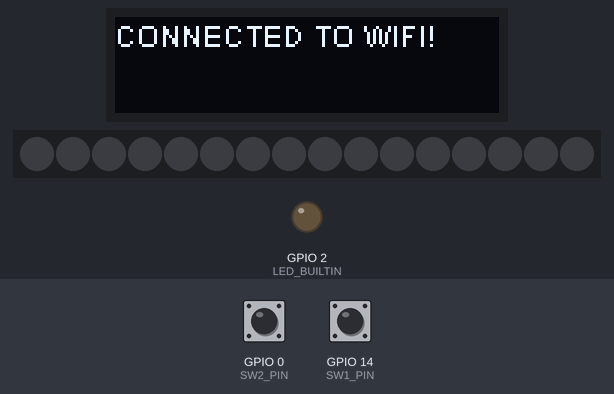
Recording of a program running on a simulated ESP8266 (Wemos D1 mini). On the bench: 128×32 one-colour display, 16 RGB LEDs in strip order, left to right, output pins drawn as LEDs (lit = HIGH, except the on-board LED, lit = LOW). Inputs (shaded band) come from the test bench; at power-on: GPIO 0 (SW2_PIN) HIGH, GPIO 14 (SW1_PIN) HIGH. WiFi joins after 1.5 s; servers stay silent unless stated; network time is answered at once with the bench clock; the local clock reads 2024-03-15 10:24:30 at power-on unless the program sets it; what the program prints to the serial monitor is not drawn.

Above: at 1.7 s.
3.3 s: GPIO 0 (SW2_PIN) pulled LOW for 0.15 s
At 5.1 s:
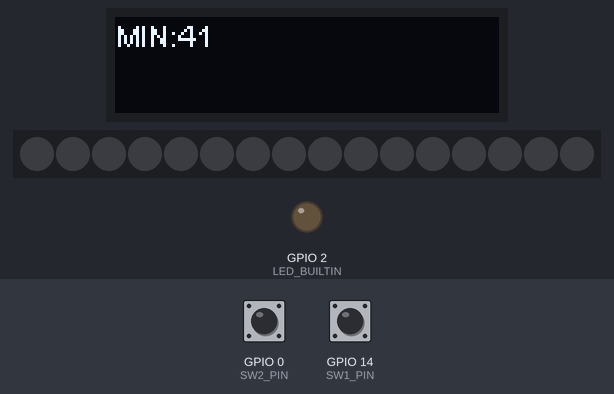
5.4 s: GPIO 14 (SW1_PIN) pulled LOW for 1 s
At 7.1 s:
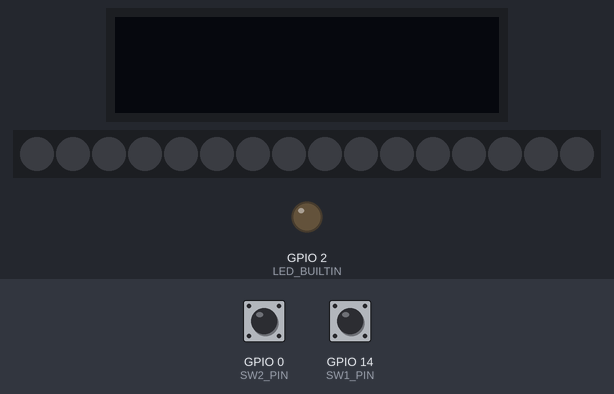
7.9 s: GPIO 0 (SW2_PIN) pulled LOW for 1 s
At 9.8 s:
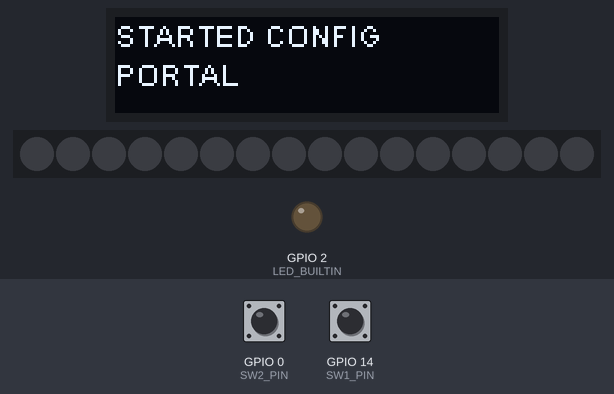
10.4 s: GPIO 14 (SW1_PIN) pulled LOW for 3.2 s
At 11.67 s:
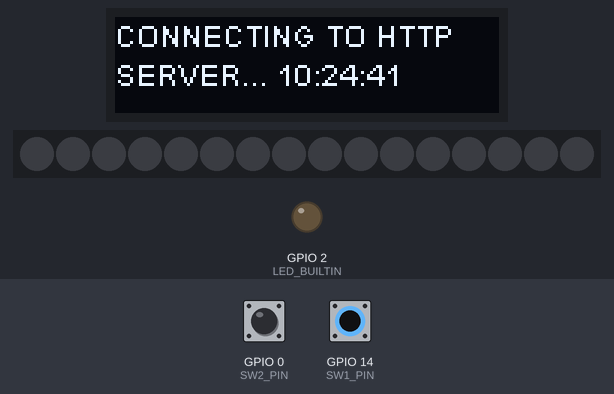
15.1 s: GPIO 14 (SW1_PIN) pulled LOW for 1 s
At 16.37 s:
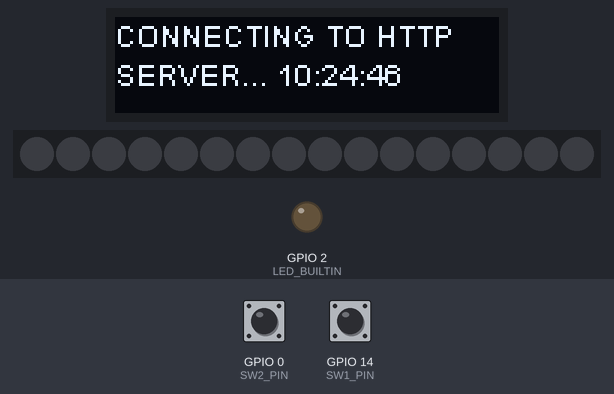
17.6 s: GPIO 0 (SW2_PIN) pulled LOW for 3.2 s
At 19.5 s:
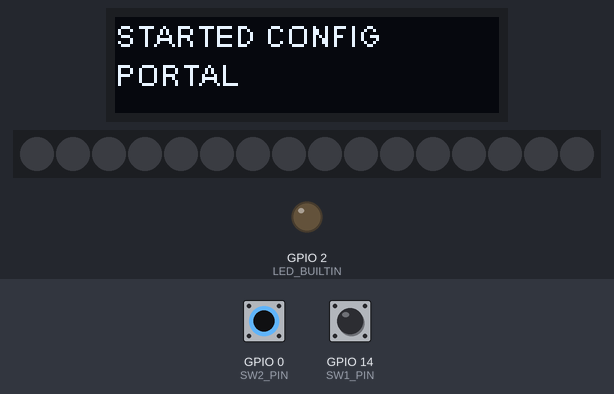
Timing chart, 0 to 21.0 s (numbered marks = the images above; inputs shaded):
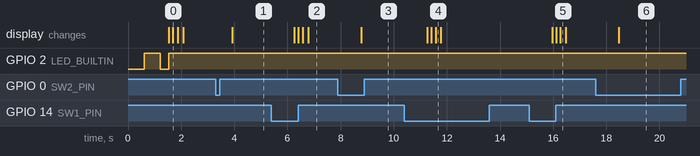

The program:

main.cpp
```cpp
#include <ESP8266WiFi.h> //https://github.com/esp8266/Arduino

// needed for library
#include <DNSServer.h>
#include <ESP8266WebServer.h>
#include <WiFiManager.h> //https://github.com/tzapu/WiFiManager

#include <ESP8266HTTPClient.h>
#include <WiFiClientSecureBearSSL.h>
#include <ArduinoJson.h>
#include "SSD1306Wire.h" // legacy: #include "SSD1306.h"

#include <NeoPixelBus.h>
#include <Ticker.h>
#include "OneButton.h"
#include <NTPClient.h>
#include <WiFiUdp.h>

const long utcOffsetInSeconds = 3600;
WiFiUDP ntpUDP;
NTPClient timeClient(ntpUDP, "pool.ntp.org", utcOffsetInSeconds);

uint8_t SW1_PIN = 14;
uint8_t SW2_PIN = 0;
uint8_t OLED_SDA = 5;
uint8_t OLED_CLK = 4;

OneButton button1(SW1_PIN, true);
OneButton button2(SW2_PIN, true);

Ticker ticker;
Ticker tickerConnectAPI;
const char *server = "https://derp.ndorma.com";
int thresholdMin = 40;
int thresholdMax = 45;
long apiCallEverySeconds = 60;
const int jsonSize = 1024;
HTTPClient http;

String mod = "min";

#define colorSaturation 255
const uint16_t PixelCount = 16; // this example assumes 4 pixels, making it smaller will cause a failure
// pixel pin ignored in ESP8266, uses pin RX
NeoPixelBus<NeoRgbFeature, Neo800KbpsMethod> strip(PixelCount);

RgbColor red(colorSaturation, 0, 0);
RgbColor yellow(colorSaturation, colorSaturation, 0);
RgbColor green(0, colorSaturation, 0);
RgbColor blue(0, 0, colorSaturation);
RgbColor white(colorSaturation);
RgbColor black(0);

SSD1306Wire display(0x3c, OLED_SDA, OLED_CLK, GEOMETRY_128_32); // ADDRESS, SDA, SCL  -  SDA and SCL usually populate automatically based on your board's pins_arduino.h e.g. https://github.com/esp8266/Arduino/blob/master/variants/nodemcu/pins_arduino.h

RgbColor valToColor(int val)
{
  if (val > thresholdMax)
  {
    return green;
  }

  if (val < thresholdMin)
  {
    return red;
  }

  return yellow;
}

void tick()
{
  // toggle state
  int state = digitalRead(LED_BUILTIN); // get the current state of GPIO2 pin
  digitalWrite(LED_BUILTIN, !state);    // set pin to the opposite state
}

// gets called when WiFiManager enters configuration mode
void configModeCallback(WiFiManager *myWiFiManager)
{
  Serial.println("Entered config mode");
  Serial.println(WiFi.softAPIP());
  // if you used auto generated SSID, print it
  Serial.println(myWiFiManager->getConfigPortalSSID());
  // entered config mode, make led toggle faster
  ticker.attach(0.2, tick);
}

void message(String message)
{
  display.clear();

  display.setFont(ArialMT_Plain_10);
  display.setTextAlignment(TEXT_ALIGN_LEFT);
  display.drawStringMaxWidth(0, 0, 128, message);

  display.display();
  Serial.println("OLED display message: " + message);
}

long parseJson(String jsonDoc)
{
  Serial.println("Parsing JSON...");
  Serial.println(jsonDoc);
  DynamicJsonDocument doc(jsonSize);
  DeserializationError error = deserializeJson(doc, jsonDoc);

  // Test if parsing succeeds.
  if (error)
  {
    Serial.print(F("deserializeJson() failed: "));
    Serial.println(error.f_str());
    return -1;
  }

  long value = doc["count"];
  return value;
}

void setColor(RgbColor color, int del = 0)
{
  strip.SetPixelColor(0, color);
  strip.Show();
  delay(del);
}

void flashColor(RgbColor color, int times = 3, int del = 50)
{
  for (size_t i = 0; i < times; i++)
  {
    setColor(color, del);
    setColor(black, del);
  }
}

void connectToServer()
{
  flashColor(blue);
  timeClient.update();
  String timeString = timeClient.getFormattedTime();

  Serial.println(timeString);
  message("CONNECTING TO HTTP SERVER... " + timeString);

  std::unique_ptr<BearSSL::WiFiClientSecure> client(new BearSSL::WiFiClientSecure);
  client->setInsecure();
  char apiURL[1024];

  sprintf(apiURL, "%s/iot/stats/servicios", server);

  Serial.printf("API URL=%s\r\n", apiURL);
  if (http.begin(*client, apiURL))
  {
    int code = http.GET();
    message("HTTP CLIENT CONECTED!. HTTP CODE:" + code);

    if (code > 0)
    {
      if (code == HTTP_CODE_OK || code == HTTP_CODE_MOVED_PERMANENTLY)
      {
        String payload = http.getString();
        long value = parseJson(payload);
        message("Nº SERVICIOS: " + String(value) + " (" + timeString + ")");
        setColor(valToColor(value));
      }
      else
      {
        String payload = http.getString();
        message("NOT OK. RESPONSE: " + payload);
      }
    }
    else
    {
      Serial.printf("[HTTP] GET... failed, error: %s", http.errorToString(code).c_str());
    }
  }
}

void callWifiConfigurator()
{
  // WiFiManager
  // Local intialization. Once its business is done, there is no need to keep it around
  WiFiManager wifiManager;
  wifiManager.resetSettings();
  wifiManager.setTimeout(120);
  WiFi.mode(WIFI_STA);

  ticker.attach(0.2, tick);
  message("STARTED CONFIG PORTAL");

  if (!wifiManager.startConfigPortal("ERPSemaphor"))
  {
    message("FAILED TO CONNECT AND HIT TIMEOUT...");
    delay(3000);
    message("RESETTING...");
    // reset and try again, or maybe put it to deep sleep
    ESP.reset();
    delay(5000);
  }

  // keep LED off
  ticker.detach();
  digitalWrite(LED_BUILTIN, HIGH);
}

void showMin()
{
  mod = "min";
  message("MIN:" + String(thresholdMin));
}

void showMax()
{
  mod = "max";
  message("MAX:" + String(thresholdMax));
}

void callUp()
{
  if (mod == "min")
  {
    thresholdMin++;
    showMin();
  }
  if (mod == "max")
  {
    thresholdMax++;
    showMax();
  }
}

void callDown()
{
  if (mod == "min")
  {
    thresholdMin--;
    showMin();
  }
  if (mod == "max")
  {
    thresholdMax--;
    showMax();
  }
}

void setup()
{
  Serial.begin(115200);

  display.init();
  display.flipScreenVertically();
  display.setFont(ArialMT_Plain_10);

  pinMode(LED_BUILTIN, OUTPUT);
  pinMode(SW1_PIN, INPUT_PULLUP);
  pinMode(SW2_PIN, INPUT_PULLUP);

  // this resets all the neopixels to an off state
  strip.Begin();
  strip.Show();

  // start ticker with 0.5 because we start in AP mode and try to connect
  ticker.attach(0.6, tick);
  message("CONNECTING TO WIFI...");

  // WiFiManager
  // Local intialization. Once its business is done, there is no need to keep it around
  WiFiManager wifiManager;

  // reset settings - for testing
  // wifiManager.resetSettings();

  // set callback that gets called when connecting to previous WiFi fails, and enters Access Point mode
  wifiManager.setAPCallback(configModeCallback);

  // fetches ssid and pass and tries to connect
  // if it does not connect it starts an access point with the specified name
  // here  "AutoConnectAP"
  // and goes into a blocking loop awaiting configuration
  if (!wifiManager.autoConnect("ERPSemaphor"))
  {
    message("FAILED TO CONNECT AND HIT TIMEOUT");
    // reset and try again, or maybe put it to deep sleep
    ESP.reset();
    delay(1000);
  }

  // if you get here you have connected to the WiFi
  message("CONNECTED TO WIFI!");

  // keep LED off
  ticker.detach();
  digitalWrite(LED_BUILTIN, HIGH);

  timeClient.begin();

  connectToServer();
  tickerConnectAPI.attach_scheduled(apiCallEverySeconds, connectToServer);
  button1.attachLongPressStart(connectToServer);
  button1.attachClick(callDown);
  button1.attachDoubleClick(showMin);

  button2.attachClick(callUp);
  button2.attachDoubleClick(showMax);
  button2.attachLongPressStart(callWifiConfigurator);
}

void loop()
{
  button1.tick();
  button2.tick();

  delay(10);
}
```

Measured:
- after the input at 3.3 s, the display: changes after 0.62 s (image 1)
- after the input at 7.9 s, the display: changes after 0.88 s (image 3)
- after the input at 17.6 s, the display: changes after 0.87 s (image 6)
